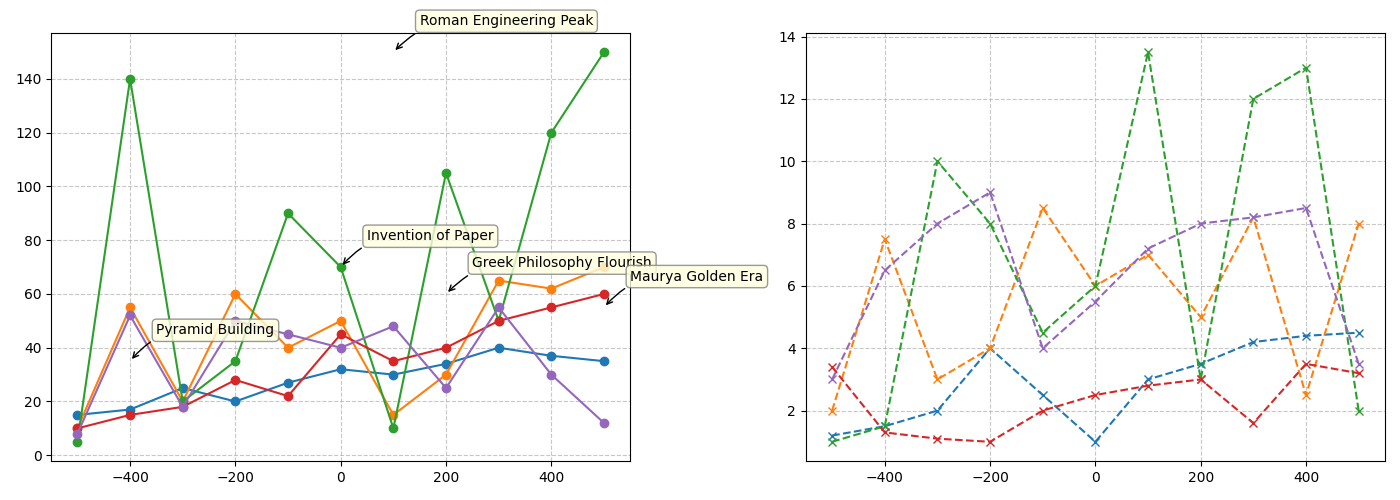

Reproduce this figure in Python.
import matplotlib.pyplot as plt
import numpy as np

# Data for the chart
civilizations = ['Ancient Egypt', 'Chinese Han', 'Roman Empire', 'Ancient Greece', 'Maurya Empire']
years = np.arange(-500, 501, 100)

tech_advancements = {
    'Ancient Egypt': [15, 17, 25, 20, 27, 32, 30, 34, 40, 37, 35],
    'Chinese Han': [10, 55, 20, 60, 40, 50, 15, 30, 65, 62, 70],
    'Roman Empire': [5, 140, 20, 35, 90, 70, 10, 105, 50, 120, 150],
    'Ancient Greece': [10, 15, 18, 28, 22, 45, 35, 40, 50, 55, 60],
    'Maurya Empire': [8, 52, 18, 50, 45, 40, 48, 25, 55, 30, 12]
}

population_growth = {
    'Ancient Egypt': [1.2, 1.5, 2, 4, 2.5, 1, 3, 3.5, 4.2, 4.4, 4.5],
    'Chinese Han': [2, 7.5, 3, 4, 8.5, 6, 7, 5, 8.2, 2.5, 8],
    'Roman Empire': [1, 1.5, 10, 8, 4.5, 6, 13.5, 3, 12, 13, 2],
    'Ancient Greece': [3.4, 1.3, 1.1, 1, 2, 2.5, 2.8, 3, 1.6, 3.5, 3.2],
    'Maurya Empire': [3, 6.5, 8, 9, 4, 5.5, 7.2, 8, 8.2, 8.5, 3.5]
}

fig, axs = plt.subplots(1, 2, figsize=(14, 5))

# Plot for technological advancements
for civ, advancements in tech_advancements.items():
    axs[0].plot(years, advancements, marker='o')

axs[0].grid(True, linestyle='--', alpha=0.7)

# Plot for population growth
for civ, population in population_growth.items():
    axs[1].plot(years, population, marker='x', linestyle='dashed')

axs[1].grid(True, linestyle='--', alpha=0.7)

# Annotations for the first subplot
annotations = [
    (-400, 35, "Pyramid Building"),
    (0, 70, "Invention of Paper"),
    (100, 150, "Roman Engineering Peak"),
    (200, 60, "Greek Philosophy Flourish"),
    (500, 55, "Maurya Golden Era")
]

for (x, y, text) in annotations:
    axs[0].annotate(text, xy=(x, y), xytext=(x+50, y+10),
                    bbox=dict(boxstyle="round,pad=0.3", edgecolor='gray', facecolor='lightyellow', alpha=0.8),
                    arrowprops=dict(arrowstyle='->', connectionstyle='arc3,rad=0.3', color='black'))

plt.tight_layout()
plt.show()
